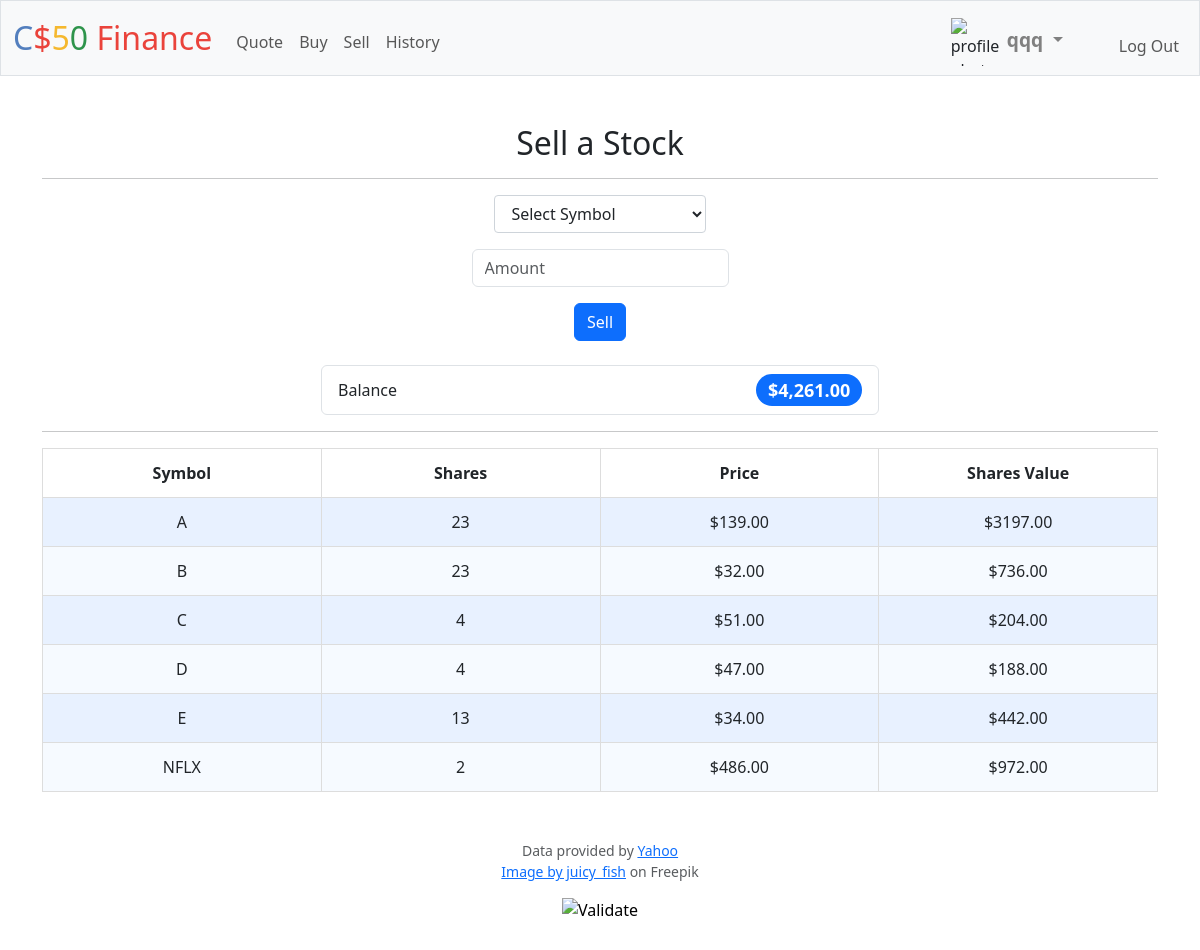
/sell (signed in), run on the app's committed database.
### tables this page shows
CREATE TABLE users (id INTEGER PRIMARY KEY AUTOINCREMENT NOT NULL, username TEXT NOT NULL, hash TEXT NOT NULL, cash NUMERIC NOT NULL DEFAULT 10000.00);

CREATE TABLE stocks (
        id INTEGER PRIMARY KEY AUTOINCREMENT NOT NULL,
        user_id INTEGER NOT NULL,
        symbol TEXT NOT NULL,
        shares INTEGER NOT NULL,
        price NUMERIC NOT NULL,
        FOREIGN KEY (user_id) REFERENCES users(id)
    );

### app.py (the view)
@app.route("/sell", methods=["GET", "POST"])
@login_required
def sell():
    if request.method == "POST":
        symbol = request.form.get("symbol").upper()
        quoted = lookup(symbol)
        if not quoted:
            return apology("something went wrong", 400)
        want_sell = sold = int(request.form.get("shares"))
        price = float(quoted["price"])
        total = round(price * want_sell, 2)
        if want_sell != 0:
            db_sellable = db.execute(
                "SELECT SUM(shares) AS sell FROM stocks WHERE user_id = (?) AND symbol = (?)",
                session["user_id"],
                symbol,
            )
            sellable = db_sellable[0]["sell"]
            if sellable > want_sell:
                db.execute(
                    "UPDATE users SET cash = cash + (?) WHERE id = (?)",
                    total,
                    session["user_id"],
                )
                while True:
                    db_selling = db.execute(
                        "SELECT shares, id FROM stocks WHERE user_id = (?) AND symbol = (?)",
                        session["user_id"],
                        symbol,
                    )
                    pos_shares = db_selling[0]["shares"]
                    if want_sell > pos_shares or want_sell == pos_shares:
                        want_sell -= pos_shares
                        db.execute(
                            "DELETE FROM stocks WHERE user_id = (?) AND symbol = (?) AND id = (?)",
                            session["user_id"],
                            symbol,
                            db_selling[0]["id"],
                        )
                    elif want_sell < pos_shares:
                        pos_shares -= want_sell
                        want_sell = 0
                        db.execute(
                            "UPDATE stocks SET shares = (?) WHERE user_id = (?) AND symbol = (?) AND id = (?)",
                            pos_shares,
                            session["user_id"],
                            symbol,
                            db_selling[0]["id"],
                        )
                    if want_sell == 0:
                        break
            else:
                return apology("you don't have enough shares", 400)
            record_history(db, session["user_id"], symbol, sold, price, "Sale")
            flash(f"Sold {sold} shares of {quoted['symbol']} for ${total}")
        return redirect("/")
    else:
        budget = calc_budget(db)
        total_value = calc_total(db, budget)
        stocks_rows = calc_rows(db)
        return render_template(
            "sell.html",
            budget=usd(budget),
            total_value=usd(total_value),
            rows=stocks_rows,
        )

### app.py (called while the page is built)
@app.after_request
def after_request(response):
    response.headers["Cache-Control"] = "no-cache, no-store, must-revalidate"
    response.headers["Expires"] = 0
    response.headers["Pragma"] = "no-cache"
    return response

### helpers.py (called while the page is built)
def login_required(f):
    @wraps(f)
    def decorated_function(*args, **kwargs):
        if session.get("user_id") is None:
            return redirect("/login")
        return f(*args, **kwargs)
    return decorated_function

def usd(value):
    return f"${value:,.2f}"

def calc_budget(db):
    cash = db.execute("SELECT cash FROM users WHERE id = (?)", session["user_id"])
    return float(cash[0]["cash"])

def calc_total(db, budget):
    result = db.execute(
        "SELECT COUNT(*) FROM stocks WHERE user_id = (?)", session["user_id"]
    )
    if result[0]["COUNT(*)"] > 0:
        total = db.execute(
            "SELECT ROUND(SUM(shares * price), 2) AS total FROM stocks WHERE user_id = ?",
            session["user_id"],
        )
        return round(float(total[0]["total"]) + budget, 2)
    else:
        return budget

def calc_rows(db):
    return db.execute(
        "SELECT symbol, SUM(shares) AS total_shares, ROUND(SUM(shares * price), 2) AS shares_value, price FROM stocks WHERE user_id = ? GROUP BY symbol",
        session["user_id"],
    )

### templates/sell.html (shortened to what this page needs)
{% extends "layout.html" %}
{% block main %}
    <h2>Sell a Stock</h2>
    <hr>
    <form action="/sell" method="post">
        <div class="mb-3">
            <select class="mx-auto" id="symbol" name="symbol">
                <option>Select Symbol</option>
            </select>
        </div>
        <div class="mb-3">
            <input min="0" autocomplete="off" autofocus required class="form-control mx-auto w-auto" id="shares" name="shares" placeholder="Amount" type="number">
        </div>
        <button class="btn btn-primary" type="submit">Sell</button>
    </form>
    <br>
    <table>
        <ul class="list-group">
            <li class="list-group-item d-flex justify-content-between align-items-center">
                Balance
                <span class="badge bg-primary rounded-pill d-inline-block">{{ budget }}</span>
            </li>
        </ul>
        <hr>
        <thead>
            <tr>
                <th>Symbol</th>
                <th>Shares</th>
                <th>Price</th>
                <th>Shares Value</th>
            </tr>
        </thead>
        {% if rows %}
            <tbody>
                {% for row in rows %}
                    <tr>
                        <td>{{ row.symbol }}</td>
                        <td>{{ row.total_shares }}</td>
                        <td>${{ '%.2f' | format(row.price) }}</td>
                        <td>${{ '%.2f' | format(row.shares_value) }}</td>
                    </tr>
                {% endfor %}
            </tbody>
        {% endif %}
    </table>
{% endblock %}

### templates/layout.html (shortened to what this page needs)
<!DOCTYPE html>
<html lang="en">
    <head>
        <link href="https://cdn.jsdelivr.net/npm/bootstrap@5.3.2/dist/css/bootstrap.min.css" rel="stylesheet">
        <link href="/static/styles.css" rel="stylesheet">
    </head>
    <body>
        <nav class="bg-light border navbar navbar-expand-md navbar-light">
            <div class="container-fluid">
                <a class="navbar-brand" href="/"><span class="blue">C</span><span class="red">$</span><span class="yellow">5</span><span class="green">0</span> <span class="red">Finance</span></a>
                <div class="collapse navbar-collapse" id="navbar">
                    {% if session["user_id"] %}
                        <ul class="navbar-nav me-auto mt-2">
                            <li class="nav-item"><a class="nav-link" href="/quote">Quote</a></li>
                            <li class="nav-item"><a class="nav-link" href="/buy">Buy</a></li>
                            <li class="nav-item"><a class="nav-link" href="/sell">Sell</a></li>
                            <li class="nav-item"><a class="nav-link" href="/history">History</a></li>
                        </ul>
                        <div class="navbar-nav ms-auto mt-2">
                            <img class="nav-item" src="/static/default.png" style="width: 3rem; height: 3rem; display: flex; justify-content: flex-end;" alt="profile photo">
                            <div class="dropdown nav-item">
                                <a id="hello" class="nav-link dropdown-toggle" href="#" role="button" data-bs-toggle="dropdown" aria-expanded="false">
                                    <strong>{{ session["user_nm"] }}</strong>
                                </a>
                            </div>
                            <ul class="navbar-nav me-auto mt-2">
                                <li class="nav-item">
                                    <a class="nav-link" href="/logout">Log Out</a>
                                </li>
                            </ul>
                        </div>
                    {% else %}
                        <ul class="navbar-nav ms-auto mt-2">
                            <li class="nav-item"><a class="nav-link" href="/register">Register</a></li>
                            <li class="nav-item"><a class="nav-link" href="/login">Log In</a></li>
                        </ul>
                    {% endif %}
                </div>
            </div>
        </nav>
        <main class="container py-5 text-center">
            {% block main %}{% endblock %}
        </main>
        <footer class="mb-5">
            <p class="mb-3 small text-center text-muted">
                Data provided by <a href="https://finance.yahoo.com/">Yahoo</a>
                <br>
                <a href="https://www.freepik.com/free-vector/anonymous-avatars-grey-circles_44471922.htm#query=default%20user%20unsex%20round&position=4&from_view=search&track=ais&uuid=a0ee3fbe-b0f7-42e4-983b-c58642f39737">Image by juicy_fish</a> on Freepik
            </p>
            <form action="https://validator.w3.org/check" class="text-center" enctype="multipart/form-data" method="post" target="_blank">
                <input alt="Validate" src="/static/I_heart_validator.png" type="image">
            </form>
        </footer>
    </body>
</html>

### static/styles.css (style rules this page uses)
nav .navbar-brand { font-size: xx-large; }
nav .navbar-brand .blue { color: #537fbe; }
nav .navbar-brand .red { color: #ea433b; }
nav .navbar-brand .yellow { color: #f5b82e; }
nav .navbar-brand .green { color: #2e944b; }
table { width: 100%; margin: 0 auto; border-collapse: collapse; }
table th, table td { padding: 0.75rem; vertical-align: middle; border: 1px solid #ddd; width: 15%; }
tbody tr:nth-child(odd) { background-color: rgb(179, 208, 255, 0.3); }
tbody tr:nth-child(even) { background-color: rgb(210, 230, 255, 0.2); }
select { display: block; width: 13.2rem; padding: .375rem .75rem; font-size: 1rem; font-weight: 400; line-height: 1.5; color: #212529; background-color: #fff; background-clip: padding-box; border: 1px solid #ced4da; border-radius: .25rem; }
.list-group { width: 100%; align-items: center; vertical-align: middle; horizontal-align: middle; }
.dropdown-toggle { color: grey; width: 6rem; }
.list-group-item { width: 50%; }
.badge { height: 2rem; min-width: 15%; vertical-align: middle; text-align: center; font-size: large; }
#hello { font-size: 1.2rem; margin-right: 1rem; }

### data on the page
users: user_nm "qqq"
stocks: symbol "NFLX", total_shares "2", price "486.00", shares_value "972.00"

### other printed values
{{ budget }} "$4,261.00"
{{ row.symbol }} "A" "B" "C" "D" "E"
{{ row.total_shares }} "23" "23" "4" "4" "13"
{{ '%.2f' | format(row.price) }} "139.00" "32.00" "51.00" "47.00" "34.00"
{{ '%.2f' | format(row.shares_value) }} "3197.00" "736.00" "204.00" "188.00" "442.00"
